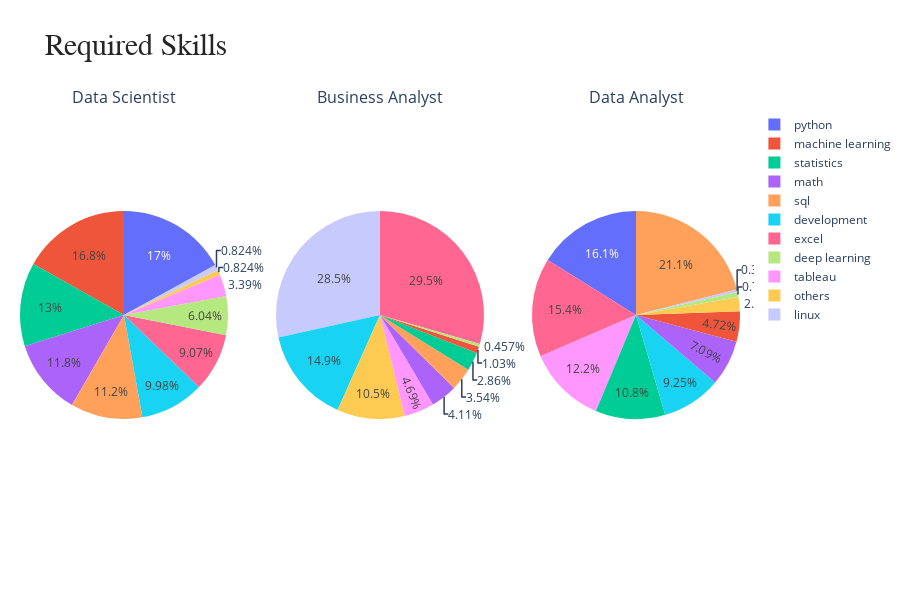

Notebook source saved alongside this figure:
### Code cell
import plotly.graph_objects as go
from plotly.subplots import make_subplots

labels = list(generate_skill_count('Data Scientist').keys())

fig = make_subplots(1, 3, specs=[[{'type': 'domain'}, {'type': 'domain'}, {'type': 'domain'}]],
                    subplot_titles=['Data Scientist', 
                                    'Business Analyst', 
                                    'Data Analyst'])
fig.add_trace(go.Pie(labels=labels, values=list(generate_skill_count('Data Scientist').values()),
                     scalegroup='one',
                     name="Data Scientist"), 1, 1)
fig.add_trace(go.Pie(labels=labels, values=list(generate_skill_count('Business Analyst').values()), 
                     scalegroup='two',
                     name="Business Analyst"), 1, 2)
fig.add_trace(go.Pie(labels=labels, values=list(generate_skill_count('Data Analyst').values()), 
                     scalegroup='three',
                     name="Data Analyst"), 1, 3)


fig.update_layout(
    xaxis=dict(
        showline=True,
        showgrid=False,
        showticklabels=True,
        linecolor='rgb(204, 204, 204)',
        linewidth=2,
        ticks='outside',
        tickfont=dict(
            family='Arial',
            size=12,
            color='rgb(82, 82, 82)',
        ),
    ),
    yaxis=dict(
        showgrid=False,
        zeroline=False,
        showline=False,
        showticklabels=True,
    ),
    autosize=True,
    margin=dict(
        autoexpand=False,
        l=20,
        r=160,
        t=110,
    ),
    width=900,
    height=600,
    showlegend=True,
    plot_bgcolor='white'
)
fig.update_layout(title={'text': 'Required Skills',
                         'font': dict(family='Arial',
                                      size=30,
                                      color='rgb(37,37,37)'), })

# fig.update_layout(annotations=annotations)
fig.show()

### Figure 1 — Plotly figure (JSON) as saved in the notebook; plotly's stock layout.template omitted (floating-point values rounded to 4 significant figures)
{"data": [{"domain": {"x": [0, 0.2889], "y": [0, 1]}, "labels": ["statistics", "others", "excel", "machine learning", "tableau", "deep learning", "linux", "development", "sql", "math", "python"], "name": "Data Scientist", "scalegroup": "one", "type": "pie", "values": [142, 9, 99, 184, 37, 66, 9, 109, 122, 129, 186]}, {"domain": {"x": [0.3556, 0.6444], "y": [0, 1]}, "labels": ["statistics", "others", "excel", "machine learning", "tableau", "deep learning", "linux", "development", "sql", "math", "python"], "name": "Business Analyst", "scalegroup": "two", "type": "pie", "values": [25, 92, 258, 9, 41, 4, 249, 130, 31, 36]}, {"domain": {"x": [0.7111, 1], "y": [0, 1]}, "labels": ["statistics", "others", "excel", "machine learning", "tableau", "deep learning", "linux", "development", "sql", "math", "python"], "name": "Data Analyst", "scalegroup": "three", "type": "pie", "values": [55, 11, 78, 24, 62, 4, 2, 47, 107, 36, 82]}], "layout": {"annotations": [{"font": {"size": 16}, "showarrow": false, "text": "Data Scientist", "x": 0.1444, "xanchor": "center", "xref": "paper", "y": 1, "yanchor": "bottom", "yref": "paper"}, {"font": {"size": 16}, "showarrow": false, "text": "Business Analyst", "x": 0.5, "xanchor": "center", "xref": "paper", "y": 1, "yanchor": "bottom", "yref": "paper"}, {"font": {"size": 16}, "showarrow": false, "text": "Data Analyst", "x": 0.8556, "xanchor": "center", "xref": "paper", "y": 1, "yanchor": "bottom", "yref": "paper"}], "autosize": true, "height": 600, "margin": {"autoexpand": false, "l": 20, "r": 160, "t": 110}, "plot_bgcolor": "white", "showlegend": true, "title": {"font": {"color": "rgb(37,37,37)", "family": "Arial", "size": 30}, "text": "Required Skills"}, "width": 900, "xaxis": {"linecolor": "rgb(204, 204, 204)", "linewidth": 2, "showgrid": false, "showline": true, "showticklabels": true, "tickfont": {"color": "rgb(82, 82, 82)", "family": "Arial", "size": 12}, "ticks": "outside"}, "yaxis": {"showgrid": false, "showline": false, "showticklabels": true, "zeroline": false}}}
